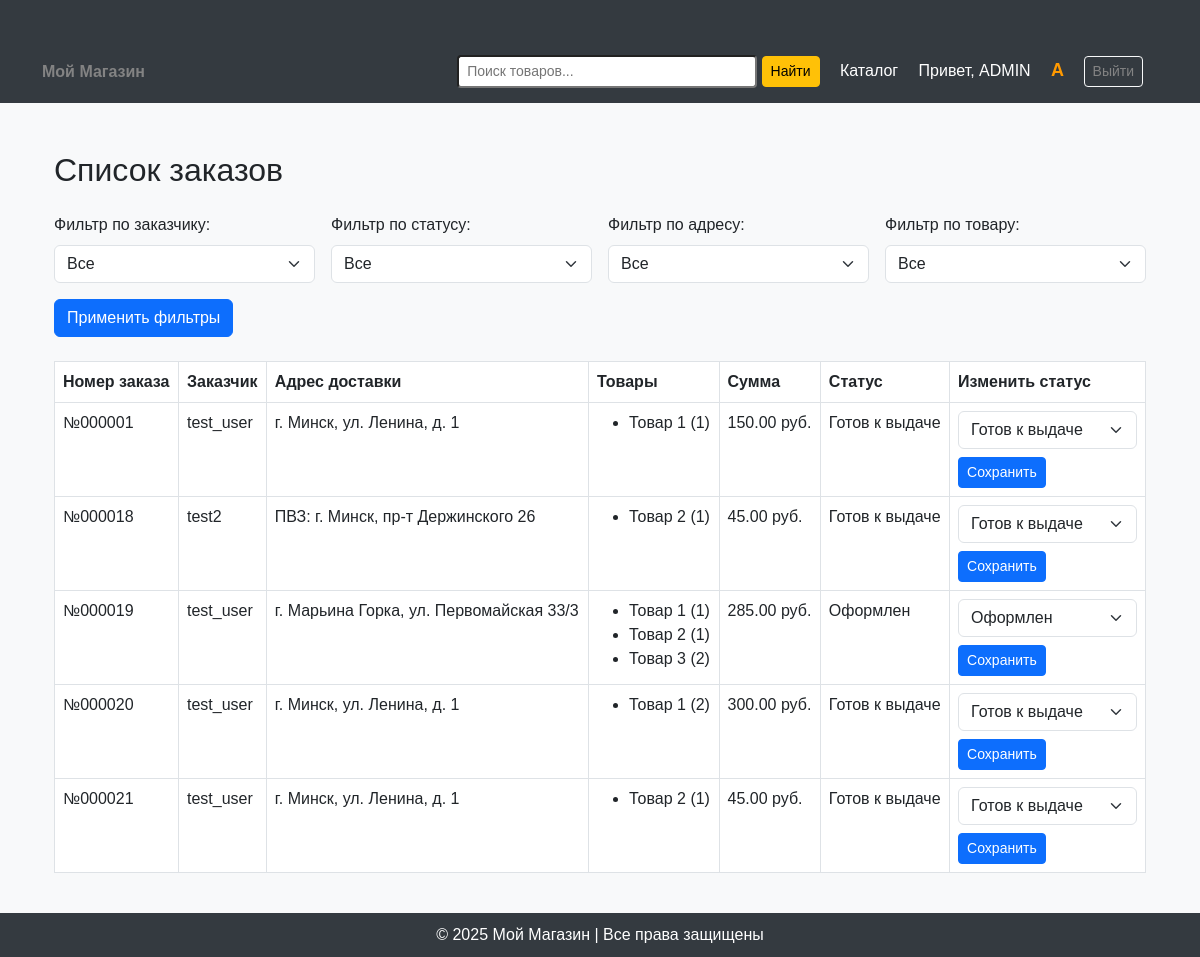
/accounts/view_orders/ (signed in), run on an earlier commit of the app's database.
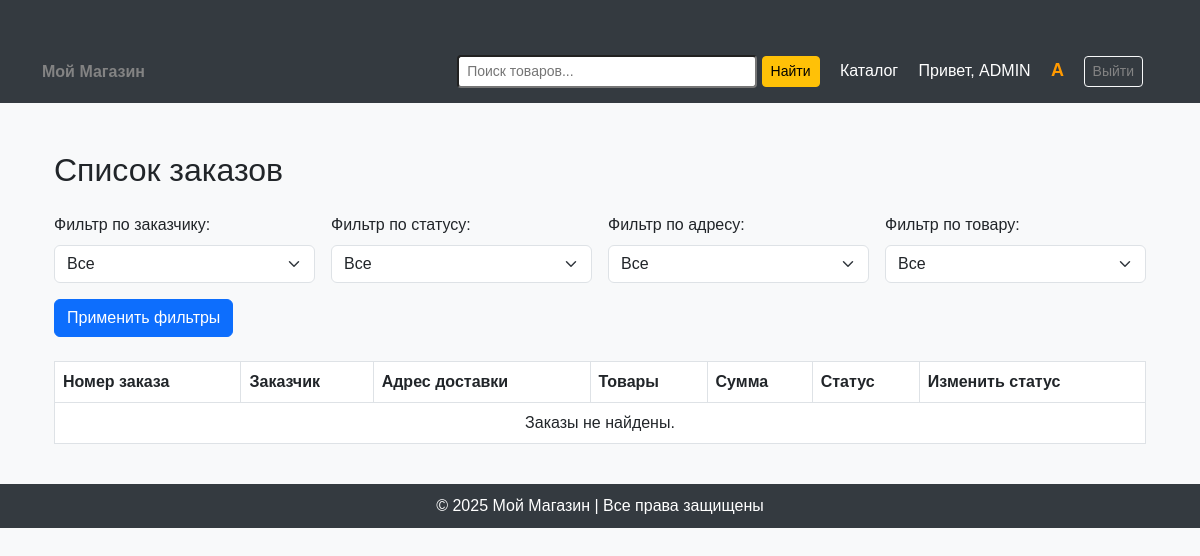
And on a later commit of the database.
### accounts/models.py (models this page shows, shortened)
class Order(models.Model):
    STATUS_CHOICES = [
        ('placed', 'Оформлен'),
        ('on assembly', 'На сборке'),
        ('on the way', 'В пути'),
        ('ready for pickup', 'Готов к выдаче'),
        ('handed over to the courier', 'Передан курьеру'),
    ]
    order_number = models.CharField(max_length=20, unique=True, blank=True, null=True)  # Новый номер заказа
    user = models.ForeignKey(User, on_delete=models.CASCADE)
    delivery_address = models.TextField()
    products = models.ManyToManyField(Product, through='OrderProduct')
    total_price = models.DecimalField(max_digits=10, decimal_places=2)
    order_date = models.DateTimeField(default=timezone.now)
    card_number = models.CharField(max_length=19)
    card_expiry_date = models.CharField(max_length=5)
    cardholder_name = models.CharField(max_length=100)
    cvv = models.CharField(max_length=3, verbose_name="CVV")
    status = models.CharField(max_length=50, choices=STATUS_CHOICES, default='placed')

class OrderProduct(models.Model):
    order = models.ForeignKey(Order, on_delete=models.CASCADE)
    product = models.ForeignKey(Product, on_delete=models.CASCADE)
    quantity = models.PositiveIntegerField()  # Количество товара

class Product(models.Model):
    name = models.CharField(max_length=255, verbose_name="Название")
    price = models.DecimalField(max_digits=10, decimal_places=2, verbose_name="Цена")
    parameter_1 = models.CharField(max_length=255, blank=True, verbose_name="Параметр 1")
    parameter_2 = models.CharField(max_length=255, blank=True, verbose_name="Параметр 2")
    parameter_3 = models.CharField(max_length=255, blank=True, verbose_name="Параметр 3")
    parameter_4 = models.CharField(max_length=255, blank=True, verbose_name="Параметр 4")
    parameter_5 = models.CharField(max_length=255, blank=True, verbose_name="Параметр 5")
    category = models.ForeignKey(Category, on_delete=models.CASCADE, verbose_name="Категория")
    subcategory = models.ForeignKey(Subcategory, on_delete=models.SET_NULL, blank=True, null=True, verbose_name="Подкатегория")  # <-- Добавили
    sku = models.CharField(max_length=50, unique=True, verbose_name="Артикул", blank=True)
    image = models.ImageField(upload_to="product_images/", blank=True, null=True, verbose_name="Изображение")
    description = models.TextField(blank=True, null=True, verbose_name="Описание")
    stock_quantity = models.PositiveIntegerField(default=0, verbose_name="Количество в наличии")
    average_rating = models.DecimalField(max_digits=3, decimal_places=2, default=0.00)

### accounts/views.py (the view, shortened to what this page needs)
# urls.py: path('view_orders/', views.view_orders, name='view_orders'),
@staff_member_required
def view_orders(request):
    orders = Order.objects.prefetch_related('orderproduct_set__product').select_related('user')
    selected_user = request.GET.get('user', 'all')
    selected_status = request.GET.get('status', 'all')
    selected_address = request.GET.get('address', 'all')
    selected_product = request.GET.get('product', 'all')
    if selected_user != 'all':
        orders = orders.filter(user__username=selected_user)
    if selected_status != 'all':
        orders = orders.filter(status=selected_status)
    if selected_address != 'all':
        orders = orders.filter(delivery_address=selected_address)
    if selected_product != 'all':
        orders = orders.filter(orderproduct__product__name=selected_product)
    users = orders.values_list('user__username', flat=True).distinct()
    statuses = Order.STATUS_CHOICES
    addresses = orders.values_list('delivery_address', flat=True).distinct()
    products = Product.objects.filter(orderproduct__order__in=orders).distinct()
    return render(request, 'view_orders.html', {
        'orders': orders,
        'users': users,
        'statuses': statuses,
        'addresses': addresses,
        'products': products,
        'selected_user': selected_user,
        'selected_status': selected_status,
        'selected_address': selected_address,
        'selected_product': selected_product,
    })

### accounts/context_processors.py (called while the page is built)
def notification_counter(request):
    if request.user.is_authenticated:
        count = Notification.objects.filter(user=request.user, is_read=False).count()
        return {'unread_notifications_count': count}
    return {}

### templates/view_orders.html (shortened to what this page needs)
{% extends 'base.html' %}
{% block content %}
<div class="container mt-5">
    <h2 class="mb-4">Список заказов</h2>
    <form method="get" class="row g-3 mb-4">
        <div class="col-md-3">
            <label class="form-label">Фильтр по заказчику:</label>
            <select name="user" class="form-select">
                <option value="all">Все</option>
            </select>
        </div>
        <div class="col-md-3">
            <label class="form-label">Фильтр по статусу:</label>
            <select name="status" class="form-select">
                <option value="all">Все</option>
            </select>
        </div>
        <div class="col-md-3">
            <label class="form-label">Фильтр по адресу:</label>
            <select name="address" class="form-select">
                <option value="all">Все</option>
            </select>
        </div>
        <div class="col-md-3">
            <label class="form-label">Фильтр по товару:</label>
            <select name="product" class="form-select">
                <option value="all">Все</option>
            </select>
        </div>
        <div class="col-12 mt-3">
            <button type="submit" class="btn btn-primary">Применить фильтры</button>
        </div>
    </form>
    <table class="table table-bordered">
        <thead>
            <tr>
                <th>Номер заказа</th>
                <th>Заказчик</th>
                <th>Адрес доставки</th>
                <th>Товары</th>
                <th>Сумма</th>
                <th>Статус</th>
                <th>Изменить статус</th>
            </tr>
        </thead>
        <tbody>
            {% for order in orders %}
            <tr>
                <td>{{ order.order_number }}</td>
                <td>{{ order.user.username }}</td>
                <td>{{ order.delivery_address }}</td>
                <td>
                    <ul class="mb-0">
                        {% for op in order.orderproduct_set.all %}
                            <li>{{ op.product.name }} ({{ op.quantity }})</li>
                        {% endfor %}
                    </ul>
                </td>
                <td>{{ order.total_price }} руб.</td>
                <td>{{ order.get_status_display }}</td>
                <td>
                    <form method="post">
                        <select name="status" class="form-select mb-2">
                            {% for value, label in order.STATUS_CHOICES %}
                                <option value="{{ value }}" {% if value == order.status %}selected{% endif %}>{{ label }}</option>
                            {% endfor %}
                        </select>
                        <button type="submit" class="btn btn-sm btn-primary">Сохранить</button>
                    </form>
                </td>
            </tr>
            {% empty %}
            <tr>
                <td colspan="7" class="text-center">Заказы не найдены.</td>
            </tr>
            {% endfor %}
        </tbody>
    </table>
</div>
{% endblock %}

What changed in the data, as far as the page shows it:
removed Order: order_number "№000001", user.username "test_user", delivery_address "г. Минск, ул. Ленина, д. 1", total_price "150.00", status "Готов к выдаче"
removed OrderProduct: product.name "Товар 1", quantity "1", shown under "№000001"
removed Order: order_number "№000018", user.username "test2", delivery_address "ПВЗ: г. Минск, пр-т Держинского 26", total_price "45.00", status "Готов к выдаче"
removed OrderProduct: product.name "Товар 2", quantity "1", shown under "№000018"
removed Order: order_number "№000019", user.username "test_user", delivery_address "г. Марьина Горка, ул. Первомайская 33/3", total_price "285.00", status "Оформлен"
removed OrderProduct: product.name "Товар 1", quantity "1", shown under "№000019"
removed OrderProduct: product.name "Товар 2", quantity "1", shown under "№000019"
removed OrderProduct: product.name "Товар 3", quantity "2", shown under "№000019"
removed Order: order_number "№000020", user.username "test_user", delivery_address "г. Минск, ул. Ленина, д. 1", total_price "300.00", status "Готов к выдаче"
removed OrderProduct: product.name "Товар 1", quantity "2", shown under "№000020"
removed Order: order_number "№000021", user.username "test_user", delivery_address "г. Минск, ул. Ленина, д. 1", total_price "45.00", status "Готов к выдаче"
removed OrderProduct: product.name "Товар 2", quantity "1", shown under "№000021"
Also different on the page:
text now shown: "Заказы не найдены."
